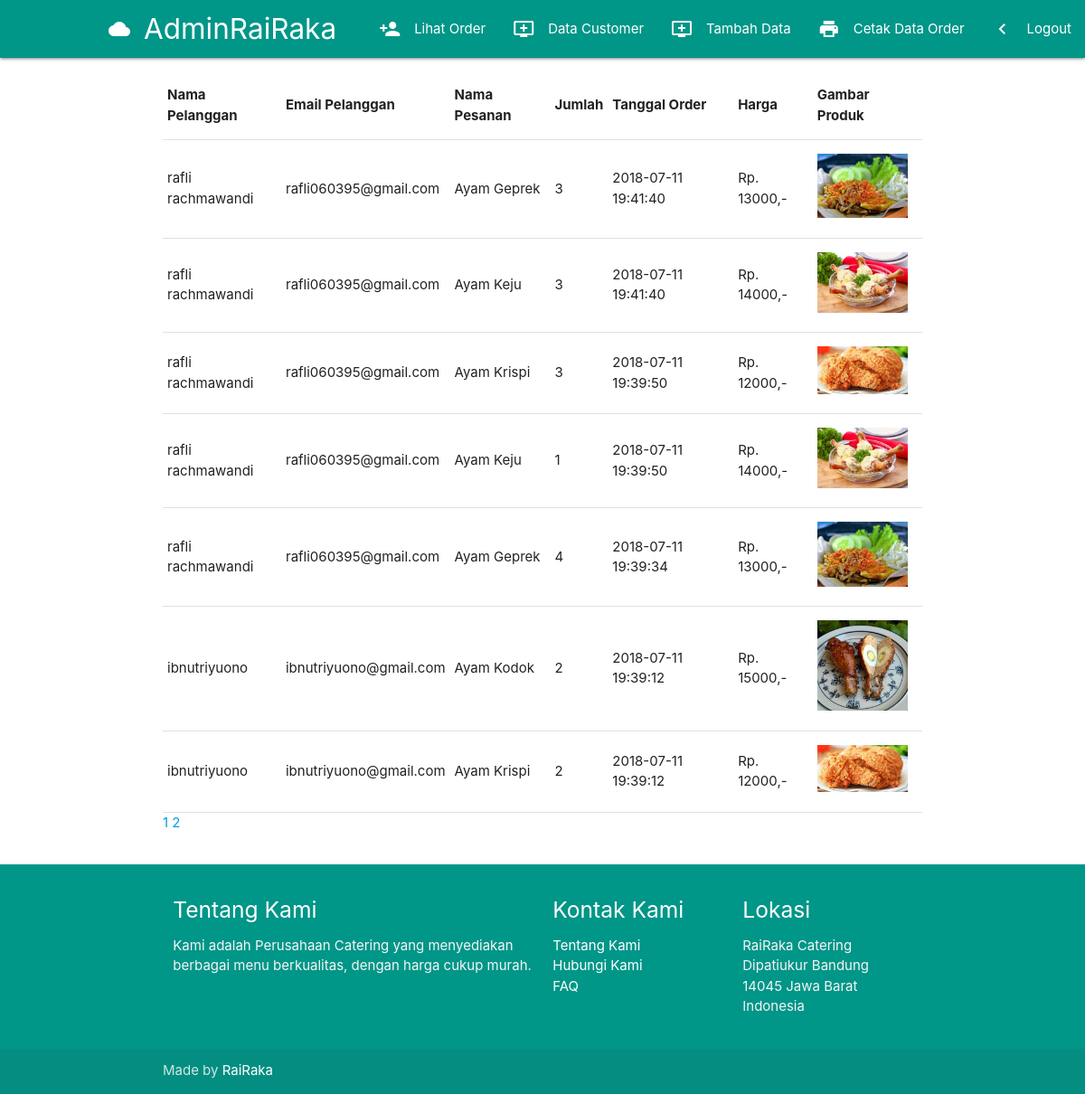
The app's page /admin/dashboard/index.php?page=ordermasuk (signed in) with its own data.
### tables this page shows
CREATE TABLE `order` (
  `id_order` int(11) NOT NULL AUTO_INCREMENT,
  `id_post` int(11) DEFAULT NULL,
  `id_user` int(11) DEFAULT NULL,
  `date_order` timestamp NOT NULL DEFAULT CURRENT_TIMESTAMP ON UPDATE CURRENT_TIMESTAMP,
  `quantity` varchar(255) DEFAULT NULL,
  PRIMARY KEY (`id_order`),
  KEY `id_post` (`id_post`),
  KEY `id_user` (`id_user`)
);

CREATE TABLE `user` (
  `id_user` int(11) NOT NULL AUTO_INCREMENT,
  `username_user` varchar(255) DEFAULT NULL,
  `password_user` varchar(255) DEFAULT NULL,
  `email_user` varchar(255) DEFAULT NULL,
  `name_user` varchar(255) DEFAULT NULL,
  PRIMARY KEY (`id_user`)
);

CREATE TABLE `posts` (
  `id_post` int(11) NOT NULL AUTO_INCREMENT,
  `title` varchar(255) DEFAULT NULL,
  `price` double DEFAULT NULL,
  `image` varchar(255) DEFAULT NULL,
  `created_at` timestamp NOT NULL DEFAULT CURRENT_TIMESTAMP ON UPDATE CURRENT_TIMESTAMP,
  `stock` int(11) DEFAULT NULL,
  `username_admin` varchar(255) DEFAULT NULL,
  PRIMARY KEY (`id_post`),
  KEY `posts_ibfk_1` (`username_admin`),
  CONSTRAINT `posts_ibfk_1` FOREIGN KEY (`username_admin`) REFERENCES `admin` (`username_admin`) ON DELETE CASCADE ON UPDATE CASCADE
);

### admin/dashboard/index.php (called while the page is built)
<?php
    include("headeradmin.php");
    if(isset($_GET['page'])){
        $page=$_GET['page'].".php";
    } else {
        $page="homeadmin.php";
    }
    include($page);
    include("footeradmin.php");
?>

### admin/dashboard/ordermasuk.php (the view, shortened to what this page needs)
   <?php
include '../../config/conn.php';
   $page = 7;
   $q = mysqli_query($conn, "SELECT name_user,email_user,title,
                            quantity,date_order,price,image FROM `order` JOIN
                            `posts` ON `order`.`id_post`=`posts`.`id_post`
                            JOIN `user` ON `order`.`id_user`=`user`.`id_user`
                            ORDER BY date_order DESC "
                    );
   $jum=mysqli_num_rows($q);
   $pages = ceil($jum/$page);
   $halamanAktif = (isset($_GET["halaman"])) ? $_GET["halaman"] : 1;
   $awalData = ($page * $halamanAktif)-$page;
   $result = mysqli_query($conn, "SELECT name_user,email_user,title,
                           quantity,date_order,price,image FROM `order` JOIN
                           `posts` ON `order`.`id_post`=`posts`.`id_post`
                           JOIN `user` ON `order`.`id_user`=`user`.`id_user`
                           ORDER BY date_order DESC LIMIT $awalData, $page "
                          );
?>
       <div class="container">
           <div class="section">
               <div class="row">
                   <table class="" width='100%' border=1>
                       <thead>
                           <tr>
                               <th>Nama Pelanggan</th>
                               <th>Email Pelanggan</th>
                               <th>Nama Pesanan</th>
                               <th>Jumlah</th>
                               <th>Tanggal Order</th>
                               <th>Harga</th>
                               <th>Gambar Produk</th>
                           </tr>
                       </thead>
                       <?php
   while($user_data = mysqli_fetch_array($result)) {
       echo "<tbody>";
       echo "<tr>";
       echo "<td>".$user_data['name_user']."</td>";
       echo "<td>".$user_data['email_user']."</td>";
       echo "<td>".$user_data['title']."</td>";
       echo "<td>".$user_data['quantity']."</td>";
       echo "<td>".$user_data['date_order']."</td>";
       echo "<td>Rp. ".$user_data['price'].",-</td>";
       echo '<td><img src="../../assets/images/post/'.$user_data['image'].'"
       width=100></td>';
       echo "</tbody>";
   }
   ?>
                   </table>
                   <?php for ($i=1; $i <=$pages ; $i++) :?>
                   <a href="index.php?page=ordermasuk&halaman=<?= $i; ?>">
                       <?= $i;?>
                   </a>
                   <?php endfor;?>
               </div>
           </div>
       </div>

### admin/dashboard/headeradmin.php (shortened to what this page needs)
<!DOCTYPE html>
<html lang="en">
<head>
	<link rel="stylesheet" href="https://cdnjs.cloudflare.com/ajax/libs/materialize/1.0.0-rc.2/css/materialize.min.css">
	<link rel="stylesheet" href="../../assets/css/main.css">
</head>
<body>
	<nav>
		<div class="nav-wrapper teal">
			<a href="index.php" class="brand-logo">
				<i class="material-icons">cloud</i>AdminRaiRaka</a>
			<ul class="right hide-on-med-and-down">
				<li>
					<a href="index.php?page=ordermasuk" class="tooltipped" data-position="bottom" data-tooltip="Lihat Order">
						<i class="material-icons left">person_add</i>Lihat Order
					</a>
				</li>
				<li>
					<a href="index.php?page=datacustomer" class="tooltipped" data-position="bottom" data-tooltip="Data Customer">
						<i class="material-icons left">add_to_queue</i>Data Customer
					</a>
				</li>
				<li>
					<a href="index.php?page=createmenu" class="tooltipped" data-position="bottom" data-tooltip="Tambah Menu">
						<i class="material-icons left">add_to_queue</i>Tambah Data
					</a>
				</li>
				<li>
					<a href="index.php?page=cetak" target="_blank" class="tooltipped" data-position="bottom" data-tooltip="Cetak Data">
						<i class="material-icons left">print</i>Cetak Data Order
					</a>
				</li>
				<li>
					<a href="../../function/admin/logout.php" class="tooltipped" data-position="bottom" data-tooltip="Logout">
						<i class="material-icons left">chevron_left</i>Logout
					</a>
				</li>
			</ul>
		</div>
	</nav>

### admin/dashboard/footeradmin.php (shortened to what this page needs)
<footer class="page-footer teal">
    <div class="container">
        <div class="row">
            <div class="col l6 s12">
                <h5 class="white-text">Tentang Kami</h5>
                <p class="grey-text text-lighten-4">
                    Kami adalah Perusahaan Catering yang menyediakan berbagai menu berkualitas, dengan harga cukup murah. </p>
            </div>
            <div class="col l3 s12">
                <h5 class="white-text">Kontak Kami</h5>
                <ul>
                    <li>
                        <a class="white-text" href="#">Tentang Kami</a>
                    </li>
                    <li>
                        <a class="white-text" target="_blank" href=" https://wa.me/6281312923780?text=Saya%20tertarik%20untuk%20membeli%20laptop%20di%20toko%20anda">Hubungi Kami</a>
                    </li>
                    <li>
                        <a class="white-text" href="#">FAQ</a>
                    </li>
                </ul>
            </div>
            <div class="col l3 s12">
                <h5 class="white-text">Lokasi</h5>
                <ul>
                    <p class="grey-text text-lighten-4">RaiRaka Catering Dipatiukur Bandung 14045 Jawa Barat Indonesia
                    </p>
                </ul>
            </div>
        </div>
    </div>
    <div class="footer-copyright">
        <div class="container">
            Made by
            <a class="white-text text-lighten-5" href="/">RaiRaka</a>
        </div>
    </div>
</footer>
</body>
</html>

### assets/css/main.css (style rules this page uses)
@media screen and (min-width: 720px) { nav .brand-logo { padding-left: 120px; } }

### records on screen
order: id_user.name_user "rafli rachmawandi", id_user.email_user "rafli060395@gmail.com", id_post.title "Ayam Geprek", quantity "3", date_order "2018-07-11 19:41:40", id_post.price "13000", id_post.image (picture)
order: id_user.name_user "rafli rachmawandi", id_user.email_user "rafli060395@gmail.com", id_post.title "Ayam Keju", quantity "3", date_order "2018-07-11 19:41:40", id_post.price "14000", id_post.image (picture)
order: id_user.name_user "rafli rachmawandi", id_user.email_user "rafli060395@gmail.com", id_post.title "Ayam Krispi", quantity "3", date_order "2018-07-11 19:39:50", id_post.price "12000", id_post.image (picture)
order: id_user.name_user "rafli rachmawandi", id_user.email_user "rafli060395@gmail.com", id_post.title "Ayam Keju", quantity "1", date_order "2018-07-11 19:39:50", id_post.price "14000", id_post.image (picture)
order: id_user.name_user "rafli rachmawandi", id_user.email_user "rafli060395@gmail.com", id_post.title "Ayam Geprek", quantity "4", date_order "2018-07-11 19:39:34", id_post.price "13000", id_post.image (picture)
order: id_user.name_user "ibnutriyuono", id_user.email_user "ibnutriyuono@gmail.com", id_post.title "Ayam Kodok", quantity "2", date_order "2018-07-11 19:39:12", id_post.price "15000", id_post.image (picture)
order: id_user.name_user "ibnutriyuono", id_user.email_user "ibnutriyuono@gmail.com", id_post.title "Ayam Krispi", quantity "2", date_order "2018-07-11 19:39:12", id_post.price "12000", id_post.image (picture)
